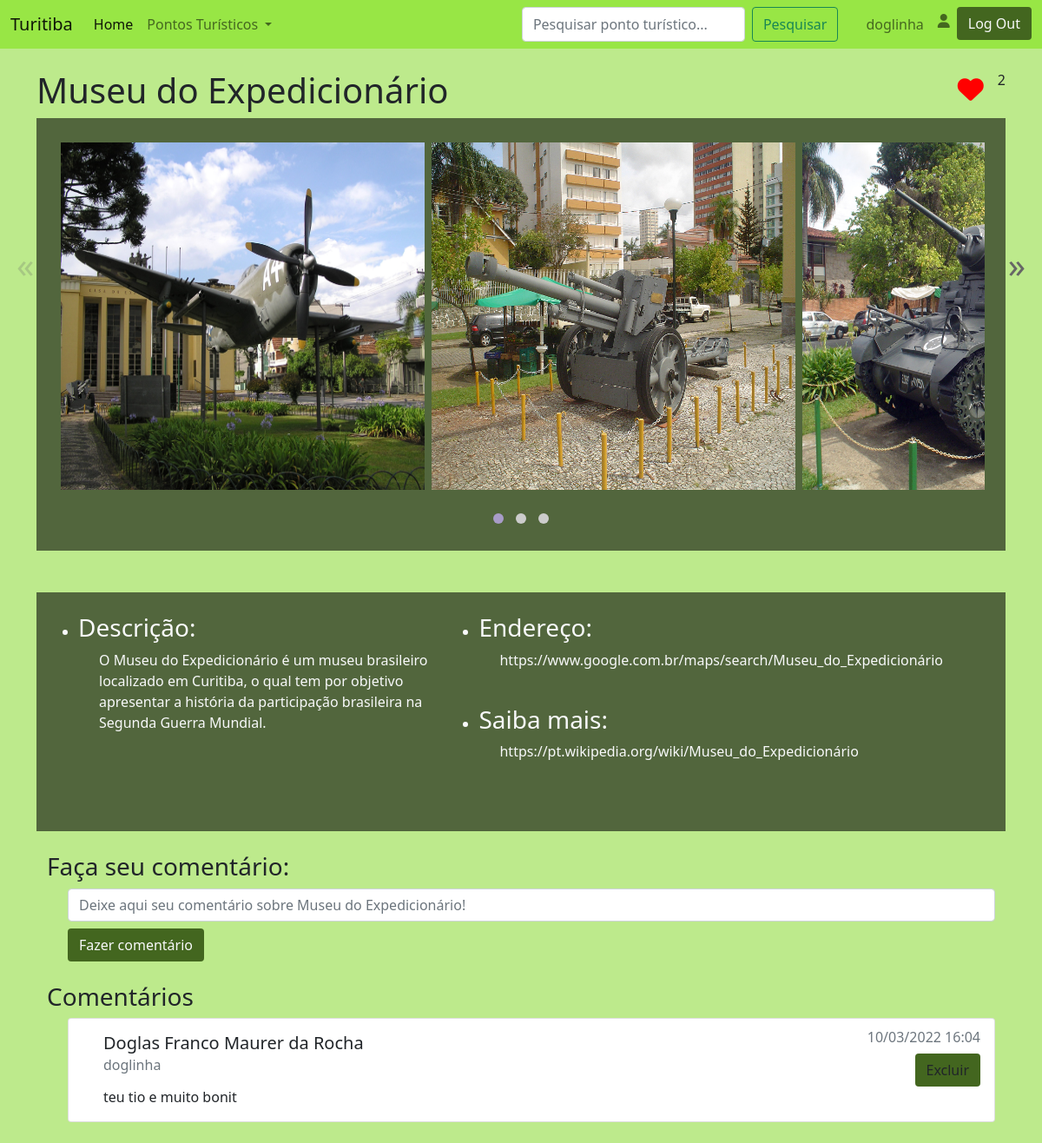
Page /location/museu-do-expedicionário (signed in) on the committed database.
### tables this page shows
CREATE TABLE users (id INTEGER NOT NULL PRIMARY KEY,
username TEXT NOT NULL UNIQUE,
name TEXT NOT NULL,
email TEXT NOT NULL UNIQUE,
password_hash TEXT NOT NULL);

CREATE TABLE locations (id INTEGER NOT NULL PRIMARY KEY,
name TEXT NOT NULL,
description TEXT NOT NULL,
likes INTEGER NOT NULL,
maps_link TEXT NOT NULL,
info TEXT NOT NULL, route TEXT);

CREATE TABLE comments (comment TEXT NOT NULL,
user_id INTEGER NOT NULL,
location_id INTEGER NOT NULL,
date NUMERIC NOT NULL,
FOREIGN KEY (user_id) REFERENCES users(id),
FOREIGN KEY (location_id) REFERENCES locations(id));

### main.py (the view)
@app.route('/location/<location_route>')
def location(location_route: str):
    data = location_data(location_route).get_json()
    has_liked = user_has_liked(session.get('username'), location_route)
    comments = Reader.get_comments_from_location(db, location_route)
    return render_template('location.html',
                           data=data,
                           user_has_liked=has_liked,
                           comments=comments)

### db_manager.py (called while the page is built)
    def create_connection(self) -> None:
        connection = sql.connect(self.path_to_db)
        cursor = connection.cursor()
        return connection, cursor

    def close_connection(self, connection: object) -> None:
        connection.commit()
        connection.close()

    def get_user_info_to_comments(self, user_id: int) -> tuple:
        connection, cursor = self.create_connection()
        user_info = cursor.execute('''SELECT name, username
                                   FROM users
                                   WHERE id = ?''',
                                   (user_id,)).fetchone()
        self.close_connection(connection)
        return user_info

    def get_user_id(self, username: str) -> tuple:
        connection, cursor = self.create_connection()
        id_ = cursor.execute('''SELECT id
                             FROM users
                             WHERE username = ?''',
                             (username,)).fetchone()
        self.close_connection(connection)
        return id_

    def get_location_id(self, location_route: str) -> tuple:
        connection, cursor = self.create_connection()
        id_ = cursor.execute('''SELECT id
                             FROM locations
                             WHERE route = ?''',
                             (location_route,)).fetchone()
        self.close_connection(connection)
        return id_

    def search_for_like_in_location(self, user_id: int,
                                    location_id: int) -> tuple:
        connection, cursor = self.create_connection()
        result = cursor.execute('''SELECT is_liking
                                FROM likes
                                WHERE user_id = ?
                                AND location_id = ?''',
                                (user_id, location_id)).fetchone()
        self.close_connection(connection)
        return result

    def get_comments_from_location(self, location_id: int) -> list:
        connection, cursor = self.create_connection()
        comments = cursor.execute('''SELECT *
                                  FROM comments
                                  WHERE location_id = ?
                                  ORDER BY date DESC''',
                                  (location_id,)).fetchall()
        self.close_connection(connection)
        return comments

### reader.py (called while the page is built)
    @staticmethod
    def get_user_id(db: DBManager, username: str) -> int:
        return db.get_user_id(username)[0]

### templates/location.html (shortened to what this page needs)
{% extends 'layout.html' %}
{% block style %}
    <link rel="stylesheet" href="../static/glider/glider.min.css">
    <link rel="stylesheet" href="../static/css/location.css">
{% endblock %}
{% block body %}
    <section class="container my-4">
        <div class="d-flex justify-content-between">
            <h1>{{ data.name }}</h1>
            <div  class="d-flex">
                <div id="heart">
                    {% if user_has_liked %}
                        <i class="fa-solid fa-heart"></i>
                    {% else %}
                        <i class="fa-regular fa-heart"></i>
                    {% endif %}
                </div>
                <span id="likes">{{ data.likes }}</span>
            </div>
        </div>
        <section>
            <article class="glider-contain p-4 dark-background">
                <div class="glider">
                    {% for path in data.photos %}
                        <div class="p-1">
                            <figure>
                                <img src="{{ path }}" alt="{{ data.name }}" width="500" height="400">
                            </figure>
                        </div>
                    {% endfor %}
                </div>
                <button aria-label="Previous" class="glider-prev">«</button>
                <button aria-label="Next" class="glider-next">»</button>
                <div role="tablist" class="dots"></div>
            </article>
            <section class="mt-5 p-4 dark-background text-light">
                <article class="container row">
                    <ul class="col">
                        <li>
                            <h3>Descrição:</h3>
                            <p class="ps-4">
                                {{ data.description }}
                            </p>
                        </li>
                    </ul>
                    <ul class="col">
                        <li>
                            <h3>Endereço:</h3>
                            <p class="ps-4">
                                {{ data.maps_link }}
                            </p>
                        </li>
                        <br>
                        <li>
                            <h3>Saiba mais:</h3>
                            <p class="ps-4">
                                {{ data.info }}
                            </p>
                        </li>
                        <br>
                    </ul>
                </article>
            </section>
        </section>
        <section class="container mt-4">
            <h3>Faça seu comentário:</h3>
            {% if session %}
                <form action="/comment/{{ data.route }}" method="POST" class="ps-4">
                    <div class="my-2 form-group">
                        <input type="text" class="form-control" id="comment" name="comment" aria-describedby="comment"
                        placeholder="Deixe aqui seu comentário sobre {{ data.name }}!" autocomplete="off">
                    </div>
                    <div class="mt-2 mb-4 form-group">
                        <input type="submit" class="btn button text-light" value="Fazer comentário">
                    </div>
                </form>
            {% else %}
                <p class="text-danger">É necessário estar logado para comentar!</p>
            {% endif %}
        </section>
        {% if comments %}
            <section class="container">
                <h3>Comentários</h3>
                {% for comment in comments %}
                    <div class="ps-4">
                        <div class="card mb-2 ps-4">
                            <div class="card-body">
                                <div class="d-flex justify-content-between">
                                    <div>
                                        <h5 class="card-title">{{ comment.name }}</h5>
                                        <h6 class="card-subtitle mb-2 text-muted">{{ comment.username }}</h6>
                                    </div>
                                    <div class="d-flex flex-column align-items-end">
                                        <h6 class="card-subtitle mb-2 text-muted">{{ comment.date }}</h6>
                                        {% if session.username == comment.username %}
                                            <form action="/delete-comment/{{ data.route }}" method="post">
                                                <input type="submit" class="btn button" value="Excluir">
                                            </form>
                                        {% endif %}
                                    </div>
                                </div>
                            <p class="card-text">{{ comment.comment }}</p>
                            </div>
                        </div>
                    </div>
                {% endfor %}
            </section>
        {% endif %}
    </section>
{% endblock body %}

### templates/layout.html (shortened to what this page needs)
<!DOCTYPE html>
<html lang="en">
    <head>
        <link href="https://cdn.jsdelivr.net/npm/bootstrap@5.1.3/dist/css/bootstrap.min.css" rel="stylesheet">
        <link rel="stylesheet" href="../static/css/style.css">
        <link rel="stylesheet" href="../static/css/forms.css">
        {% block style %}{% endblock %}
    </head>
    <body>
        <nav class="navbar navbar-expand-lg navbar-light" id="navbar">
            <div class="container-fluid">
                <a class="navbar-brand">Turitiba</a>
                <div class="collapse navbar-collapse" id="navbarSupportedContent">
                    <ul class="navbar-nav me-auto mb-2 mb-lg-0">
                        <li class="nav-item">
                            <a class="nav-link active" aria-current="page" href="/">Home</a>
                        </li>
                        <li class="nav-item dropdown">
                            <a class="nav-link dropdown-toggle" href="#" id="navbarDropdown" role="button" data-bs-toggle="dropdown" aria-expanded="false">
                                Pontos Turísticos
                            </a>
                        </li>
                    </ul>
                    <div class="navbar-nav d-flex">
                        <form action="/search" method="get" class="d-flex mx-4">
                            <input class="form-control me-2" type="search" placeholder="Pesquisar ponto turístico..." aria-label="Search"
                                name="q" id="search-bar" list="places" autocomplete="off">
                            <button class="btn btn-outline-success" type="submit">Pesquisar</button>
                          </form>
                        {% if session.username %}
                            <a href="/user/{{ session.username }}" class="nav-link">{{ session.username }}</a>
                            <i class="nav-link fa-solid fa-user"></i>
                            <form action="/logout?callback=main" method="post">
                                <input type="submit" value="Log Out" class="btn button text-light">
                            </form>
                        {% else %}
                            <a class="nav-link" href="/register">Cadastrar</a>
                            <a class="nav-link" href="/login">Log In</a>
                        {% endif %}
                    </div>
                </div>
            </div>
        </nav>
        <main>
            {% block body %}{% endblock %}
        </main>
    </body>
</html>

### static/css/style.css (style rules this page uses)
body { background-color: #BDEA8C; }
#navbar { background-color: #98E645; }

### static/css/forms.css (style rules this page uses)
.button { background-color: #43661F; }

### static/css/location.css (style rules this page uses)
.dark-background { background-color: #52663D; }
#heart { font-size: 30px; color: red; margin-right: 1rem; cursor: pointer; }

### rows in the picture
users: username "doglinha", name "Doglas Franco Maurer da Rocha", username "doglinha"
locations: name "Museu do Expedicionário", description "O Museu do Expedicionário é um museu brasileiro localizado em Curitiba, o qual tem por objetivo apresentar a história da participação brasileira na Segunda Guerra Mundial.", maps_link "https://www.google.com.br/maps/search/Museu_do_Expedicionário", info "https://pt.wikipedia.org/wiki/Museu_do_Expedicionário"
comments: comment "teu tio e muito bonit"

### other values in the picture
{{ data.likes }} "2"
{{ comment.date }} "10/03/2022 16:04"
